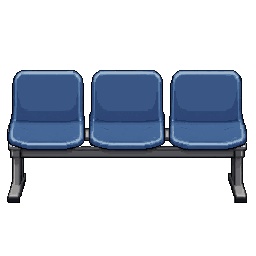
#> input picture game-src/action/objects/C05_대기의자_뒷모습_1배/unknown.png, 256 x 256 px, found by its file name
$ python lab_desk_stretch.py
#> lines starting #> are read from the running program, lines starting #| are printed output that depends on the picture
"""고그니쟈 실험책상 v3 몸통 가운데 띠를 복제해 높이를 데쥬레 v2에 맞춘다 (사용자 11-02 09:33 지시)."""
from PIL import Image
import numpy as np
D='game-src/action/objects/'
src=np.array(Image.open(D+'L01v3_고그니쟈_실험책상/unknown.png').convert('RGBA'))
#> src is the input picture: shape (256, 256, 4); mean R, G, B, A 19.7, 27.1, 38.7, 80.6
B0,N=134,8  # 몸통 가운데 띠 시작줄, 늘릴 줄 수 (몸통 58 -> 66 = 데쥬레)
band=src[B0:B0+N]
out=np.concatenate([src[:B0+N],band,src[B0+N:]],0)  # 아래로 N줄 늘어남
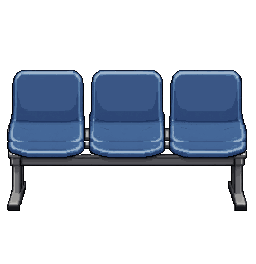
#> out: shape (264, 256, 4); mean R, G, B, A 21.1, 29.2, 41.7, 85.4; transparent parts drawn white
canvas=np.zeros_like(src); canvas[:]=out[N:N+256] if False else 0
#> after `canvas[:] = out[N:N + 256] if False else 0`: canvas: shape (256, 256, 4); every value is 0
# 다리 끝을 같은 자리로 두려고 위로 N줄 밀어 256에 맞춤
canvas=out[N:N+256]
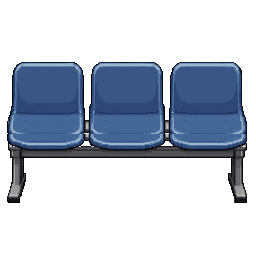
#> canvas: shape (256, 256, 4); mean R, G, B, A 21.8, 30.1, 43, 88; transparent parts drawn white
import os
o=D+'L01v4_고그니쟈_실험책상'; os.makedirs(o,exist_ok=True)
Image.fromarray(canvas).save(o+'/unknown.png')
# 미리보기: 실험실 p20 위
#> (the run stopped early here; a loop or call above may not have finished)
